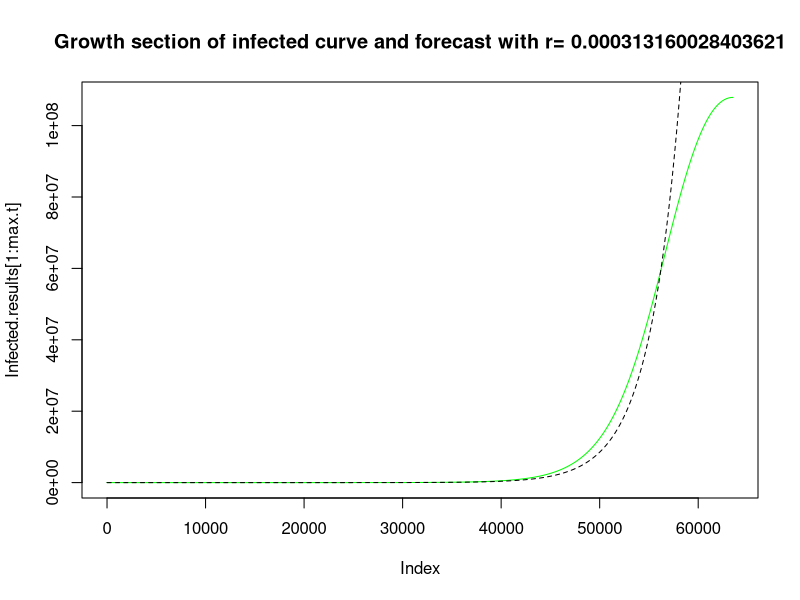
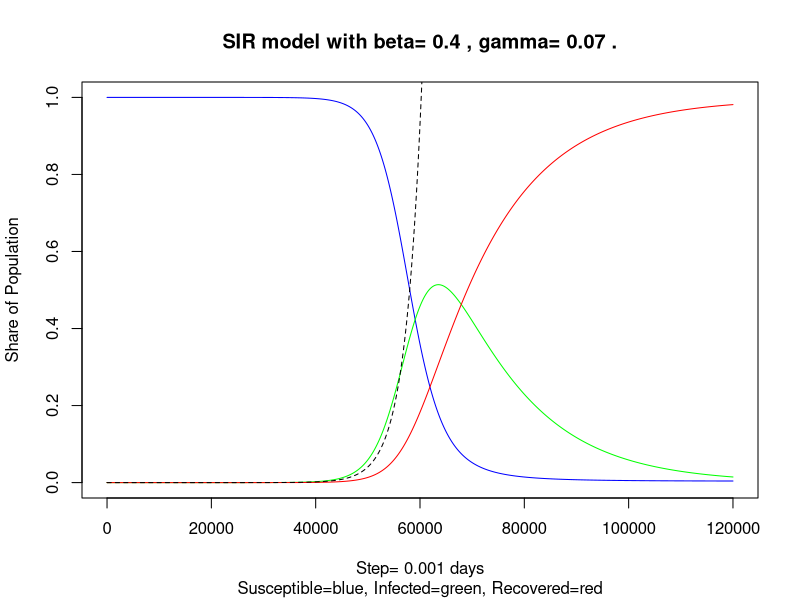

Write the R code that produced these figures, in order.
#SIR model -- SIR (susceptible-infected-removed)
setwd("~/Desktop")
days<-120
Delta_t<-0.001 #in number of days, length of day in a step
steps<-days/Delta_t
t<-seq(from=0,to=steps,by=1)
var_names<-c("S","I","R","Total")
results<-matrix(data=NA, nrow = length(t), ncol = 4, dimnames = list(t,var_names))
beta<-0.4 #infection rate > 0
gamma<-(1/14) #recovery rate >0

#initial conditions, number of people
N<-210e6 #population
Infected<-1
Susceptible<-(N-Infected)
Recovered<-0

#initial conditions, scaled
So<-Susceptible             #So share of susceptible
Io<-Infected                #Share of infected
Ro<-Recovered               #Share of Ro recovered
Sn<-So
In<-Io
Rn<-Ro

for (n in t) {
  results[n+1,]<-c(Sn,In,Rn,Sn+In+Rn)
  Sn_minus_one<-Sn
  In_minus_one<-In
  Rn_minus_one<-Rn
  Sn<-Sn_minus_one+Delta_t*(-beta)*Sn_minus_one/N*In_minus_one
  In<-In_minus_one+Delta_t*(beta*Sn_minus_one/N*In_minus_one-gamma*In_minus_one)
  Rn<-Rn_minus_one+Delta_t*gamma*In_minus_one
}

####################
Max.infected.pop<-max(results[,2])
print(paste("Max share of pop. infected=",round(Max.infected.pop/N,2)))
max.t<-which(results[,2]==Max.infected.pop)-1
print(paste("Day of Max=",round(max.t*Delta_t,2)))

#########################
# estimate of growth rate
Infected.results<-results[,2]
reg<-lm(log(Infected.results[1:max.t])~t[1:max.t])
plot(Infected.results[1:max.t], type="l", main=paste("Growth section of infected curve and forecast with r=",reg$coefficients[2]),col="green")
lines(proj<-exp(reg$coefficients[1]+reg$coefficients[2]*t[1:max.t]), col="black", lty="dashed")
############

print(reg$coefficients[2]/Delta_t)

############
#plot SIR model results
plot(t,results[,1]/N,col="blue", type = "l",main=paste("SIR model with beta=",beta,", gamma=",round(gamma,2),"."), sub="Susceptible=blue, Infected=green, Recovered=red", xlab=paste("Step=",Delta_t,"days"), ylab="Share of Population", ylim = c(0,1))
lines(results[,2]/N,col="green")
lines(results[,3]/N,col="red")
lines(proj/N,col="black", lty="dashed")
############
print(paste("Day 2/Day1-1 % Change",round(results[3/Delta_t,2]/results[2/Delta_t,2]-1,2)))
print(paste("Day 11/Day10-1 % Change",round(results[12/Delta_t,2]/results[11/Delta_t,2]-1,2)))
print(paste("Day 21/Day20-1 % Change",round(results[22/Delta_t,2]/results[21/Delta_t,2]-1,2)))
print(paste("Day 31/Day30-1 % Change",round(results[32/Delta_t,2]/results[31/Delta_t,2]-1,2)))